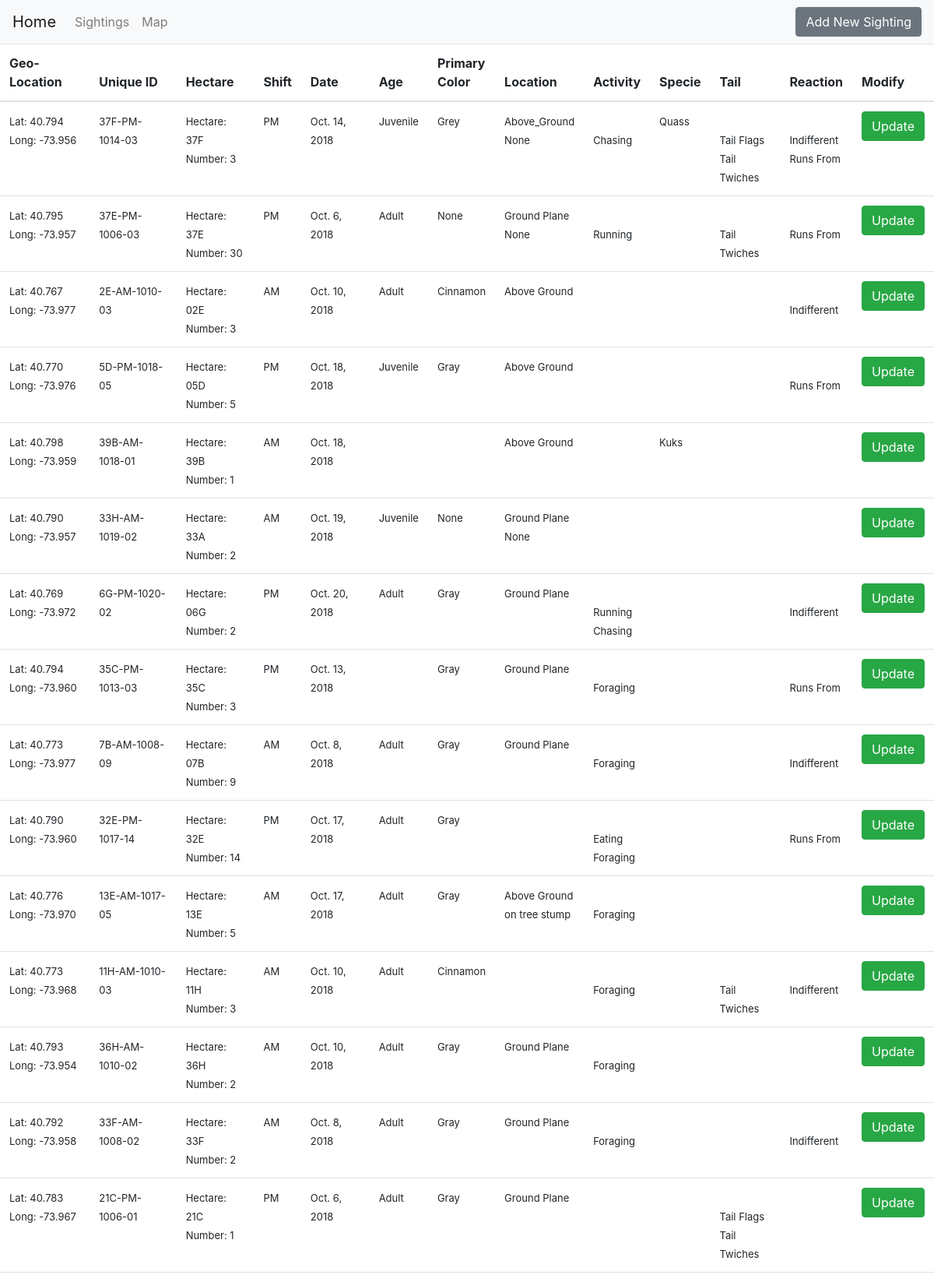
The app's page /sightings/ (upper part) with its own data.
### sightings/models.py (models this page shows)
class new_sighting (models.Model):
    Latitude = models.DecimalField(max_digits=5, decimal_places=3)
    Longitude = models.DecimalField(max_digits=5, decimal_places=3)
    Unique_Squirrel_ID = models.CharField(max_length=50,unique=True)
    Hectare=models.CharField(max_length=3,blank=True,null=True)
    PM='PM'
    AM='AM'
    shift_choices=[(PM,'PM'),(AM,'AM')]
    Shift=models.CharField(max_length=2,choices=shift_choices)
    Date= models.DateField()
    Hectare_Squirrel_Number=models.IntegerField(blank=True,null=True)
    adult='Adult'
    juvenile='Juvenile'
    age_choices=[(adult,'Adult'),(juvenile,'Juvenile')]
    Age=models.CharField(max_length=20,choices=age_choices,blank=True,null=True)
    grey='Grey'
    cinnamon='Cinnamon'
    black='Black'
    color_choices=[(grey,'Grey'), (cinnamon,'Cinnamon'), (black,'Black')]
    Primary_Fur_Color=models.CharField(max_length=20,choices=color_choices,blank=True,null=True)
    Ground_Plane='Ground Plane'
    Above_Ground='Above_Ground'
    location_choices=[(Ground_Plane,'Ground Plane'),(Above_Ground,'Above_Ground')]
    Location=models.CharField(max_length=20,choices=location_choices,blank=True,null=True)
    Specific_Location= models.CharField(max_length=50,blank=True,null=True)
    Running = models.BooleanField()
    Chasing=models.BooleanField()
    Climbing=models.BooleanField()
    Eating=models.BooleanField()
    Foraging=models.BooleanField()
    Other_Activities=models.CharField(max_length=50,blank=True,null=True)
    Kuks=models.BooleanField()
    Quaas=models.BooleanField()
    Moans=models.BooleanField()
    Tail_flags=models.BooleanField()
    Tail_twitches=models.BooleanField()
    Approaches=models.BooleanField()
    Indifferent=models.BooleanField()
    Runs_from=models.BooleanField()

### sightings/views.py (the view)
# urls.py: path('sightings/', sightings_view, name='sightings'),
def sightings_view(request):
    squirrel_list = new_sighting.objects.all()
    paginator = Paginator(squirrel_list, 25) # Show 25 contacts per page
    page = request.GET.get('page')
    squirrels = paginator.get_page(page)
    return render(request, 'sightings.html', {'squirrels': squirrels})

### templates/sightings.html (shortened to what this page needs)
{% extends "base.html" %}
{% block content %}
<link href="https://unpkg.com/bootstrap-table@1.15.5/dist/bootstrap-table.min.css" rel="stylesheet">
<table class="table"
        data-toggle="table">
        <thead>
          <tr>
            <th scope="col">Geo-Location</th>
            <th scope="col">Unique ID</th>
            <th scope="col">Hectare</th>
            <th scope="col">Shift</th>
            <th scope="col">Date</th>
            <th scope="col">Age</th>
            <th scope="col">Primary<br>Color</th>
            <th scope="col">Location</th>
            <th scope="col">Activity</th>
            <th scope="col">Specie</th>
            <th scope="col">Tail</th>
            <th scope="col">Reaction</th>
            <th scope="col">Modify</th>
         </tr>
        </thead>
        <tbody>
        {% for squirrel in squirrels %}
        <tr>
            <td><font size=2>Lat: {{squirrel.Latitude}}<br>Long: {{squirrel.Longitude}}</font></td>
            <td><font size=2>{{squirrel.Unique_Squirrel_ID}}</font></td>
            <td><font size=2>
                    Hectare: {{squirrel.Hectare}} <br>
                    Number: {{squirrel.Hectare_Squirrel_Number}}
            </font></td>
            <td><font size=2>{{squirrel.Shift}}</font></td>
            <td><font size=2>{{squirrel.Date}}</font></td>
            <td><font size=2>{{squirrel.Age}}</font></td>
            <td style= "width: fit-content;"><font size=2>{{squirrel.Primary_Fur_Color}}</font></td>
            <td><font size=2>
                    {{squirrel.Location}} <br>
                    {{squirrel.Specific_Location}}
            </font></td>
            <td><font size=2>
                {% if squirrel.Running %}
                        <br>Running
                {%endif%}
                {% if squirrel.Chasing %}
                        <br>Chasing
                {%endif%}
                {% if squirrel.Eating %}
                        <br>Eating
                {%endif%}
                {% if squirrel.Foraging %}
                        <br>Foraging
                {%endif%}
            </font>
            </td>
            <td><font size=2>
                    {% if squirrel.Kuks %}
                        Kuks
                    {%endif%}
                    {% if squirrel.Quaas %}
                        Quass
                    {%endif%}
            </font>
            </td>
            <td><font size=2>
                {% if squirrel.Tail_flags %}
                        <br>Tail Flags
                {%endif%}
                {% if squirrel.Tail_twitches %}
                        <br>Tail Twiches
                {%endif%}
            </font>
            </td>
            <td><font size=2>
                {% if squirrel.Indifferent%}
                        <br>Indifferent
                {%endif%}
                {% if squirrel.Runs_from%}
                        <br>Runs From
                {%endif%}
            </font>
            </td>
            <td>
                <a class="btn btn-success" href="{{squirrel.Unique_Squirrel_ID}}/" role="button">Update</a>
            </td>
        </tr>
        {% endfor %}
</table>
{% endblock content %}

### records on screen
new_sighting: Latitude "40.794", Longitude "-73.956", Unique_Squirrel_ID "37F-PM-1014-03", Hectare "37F", Hectare_Squirrel_Number "3", Shift "PM", Date "Oct. 14, 2018", Age "Juvenile", Primary_Fur_Color "Grey", Location "Above_Ground", Specific_Location "None", Chasing "Chasing", Quaas "Quass", Tail_flags "Tail Flags", Tail_twitches "Tail Twiches", Indifferent "Indifferent", Runs_from "Runs From"
new_sighting: Latitude "40.795", Longitude "-73.957", Unique_Squirrel_ID "37E-PM-1006-03", Hectare "37E", Hectare_Squirrel_Number "30", Shift "PM", Date "Oct. 6, 2018", Age "Adult", Primary_Fur_Color "None", Location "Ground Plane", Specific_Location "None", Running "Running", Tail_twitches "Tail Twiches", Runs_from "Runs From"
new_sighting: Latitude "40.767", Longitude "-73.977", Unique_Squirrel_ID "2E-AM-1010-03", Hectare "02E", Hectare_Squirrel_Number "3", Shift "AM", Date "Oct. 10, 2018", Age "Adult", Primary_Fur_Color "Cinnamon", Location "Above Ground", Indifferent "Indifferent"
new_sighting: Latitude "40.770", Longitude "-73.976", Unique_Squirrel_ID "5D-PM-1018-05", Hectare "05D", Hectare_Squirrel_Number "5", Shift "PM", Date "Oct. 18, 2018", Age "Juvenile", Primary_Fur_Color "Gray", Location "Above Ground", Runs_from "Runs From"
new_sighting: Latitude "40.798", Longitude "-73.959", Unique_Squirrel_ID "39B-AM-1018-01", Hectare "39B", Hectare_Squirrel_Number "1", Shift "AM", Date "Oct. 18, 2018", Location "Above Ground", Kuks "Kuks"
new_sighting: Latitude "40.790", Longitude "-73.957", Unique_Squirrel_ID "33H-AM-1019-02", Hectare "33A", Hectare_Squirrel_Number "2", Shift "AM", Date "Oct. 19, 2018", Age "Juvenile", Primary_Fur_Color "None", Location "Ground Plane", Specific_Location "None"
new_sighting: Latitude "40.769", Longitude "-73.972", Unique_Squirrel_ID "6G-PM-1020-02", Hectare "06G", Hectare_Squirrel_Number "2", Shift "PM", Date "Oct. 20, 2018", Age "Adult", Primary_Fur_Color "Gray", Location "Ground Plane", Running "Running", Chasing "Chasing", Indifferent "Indifferent"
new_sighting: Latitude "40.794", Longitude "-73.960", Unique_Squirrel_ID "35C-PM-1013-03", Hectare "35C", Hectare_Squirrel_Number "3", Shift "PM", Date "Oct. 13, 2018", Primary_Fur_Color "Gray", Location "Ground Plane", Foraging "Foraging", Runs_from "Runs From"
new_sighting: Latitude "40.773", Longitude "-73.977", Unique_Squirrel_ID "7B-AM-1008-09", Hectare "07B", Hectare_Squirrel_Number "9", Shift "AM", Date "Oct. 8, 2018", Age "Adult", Primary_Fur_Color "Gray", Location "Ground Plane", Foraging "Foraging", Indifferent "Indifferent"
new_sighting: Latitude "40.790", Longitude "-73.960", Unique_Squirrel_ID "32E-PM-1017-14", Hectare "32E", Hectare_Squirrel_Number "14", Shift "PM", Date "Oct. 17, 2018", Age "Adult", Primary_Fur_Color "Gray", Eating "Eating", Foraging "Foraging", Runs_from "Runs From"
new_sighting: Latitude "40.776", Longitude "-73.970", Unique_Squirrel_ID "13E-AM-1017-05", Hectare "13E", Hectare_Squirrel_Number "5", Shift "AM", Date "Oct. 17, 2018", Age "Adult", Primary_Fur_Color "Gray", Location "Above Ground", Specific_Location "on tree stump", Foraging "Foraging"
new_sighting: Latitude "40.773", Longitude "-73.968", Unique_Squirrel_ID "11H-AM-1010-03", Hectare "11H", Hectare_Squirrel_Number "3", Shift "AM", Date "Oct. 10, 2018", Age "Adult", Primary_Fur_Color "Cinnamon", Foraging "Foraging", Tail_twitches "Tail Twiches", Indifferent "Indifferent"
new_sighting: Latitude "40.793", Longitude "-73.954", Unique_Squirrel_ID "36H-AM-1010-02", Hectare "36H", Hectare_Squirrel_Number "2", Shift "AM", Date "Oct. 10, 2018", Age "Adult", Primary_Fur_Color "Gray", Location "Ground Plane", Foraging "Foraging"
new_sighting: Latitude "40.792", Longitude "-73.958", Unique_Squirrel_ID "33F-AM-1008-02", Hectare "33F", Hectare_Squirrel_Number "2", Shift "AM", Date "Oct. 8, 2018", Age "Adult", Primary_Fur_Color "Gray", Location "Ground Plane", Foraging "Foraging", Indifferent "Indifferent"
new_sighting: Latitude "40.783", Longitude "-73.967", Unique_Squirrel_ID "21C-PM-1006-01", Hectare "21C", Hectare_Squirrel_Number "1", Shift "PM", Date "Oct. 6, 2018", Age "Adult", Primary_Fur_Color "Gray", Location "Ground Plane", Tail_flags "Tail Flags", Tail_twitches "Tail Twiches"
